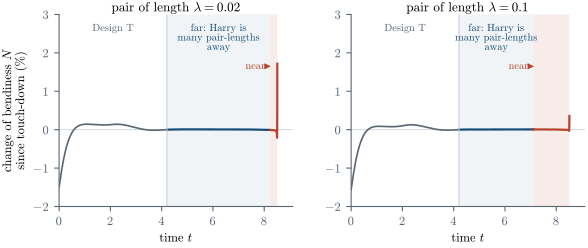

This figure's Python source:
"""Figure: the life of a pair of points on the front during the walk (v = 0.1, eps = 0.01).
For pairs (a, b) of angular label length lambda (arclength at touch-down about 1.1 lambda) the relative change
100 (N(t)/N(t_td) - 1) of the bendiness N = sqrt(2(l - c)) is plotted against time, with the phases 'far'
(gap g >= K_f lambda_u, K_f = 10, lambda_u = arclength of the pair at touch-down), 'near' (0 <= g < K_f lambda_u) and
'passed'.  Note: this run uses eps = 0.01, whereas fig_designT.py uses eps = 0.02.
Output: fig_timeline.pdf"""
import numpy as np
import snitchsim as s

plt = s.style()
v, eps = 0.1, 0.01
t1, a0 = s.design_T_data(v)
lams = [0.02, 0.1]
amid = a0 + 3.2
base_grid = 2 * np.pi * np.arange(9000) / 9000
pairs = []
extra = []
for lam in lams:
    pa, pb = amid, amid + lam
    pairs.append((pa % (2 * np.pi), pb % (2 * np.pi)))
    extra.append(np.linspace(pa, pb, 400) % (2 * np.pi))
alphas = np.concatenate([base_grid, [a0]] + extra)
o = s.simulate(v=v, eps=eps, alphas=alphas, dt=eps / 4, pair_labels=pairs, verbose=False)
rec = o["pairs"]
t = rec[:, 0]
base = rec[:, 1].astype(int)
al = o["alphas"]
# label coordinate u = arclength at touch-down
Xtd = o["X_td"]
u = np.concatenate([[0.0], np.cumsum(np.hypot(*np.diff(Xtd, axis=0).T))])
idx = []
for (pa, pb) in pairs:
    ia = int(np.argmin(np.abs(((al - pa + np.pi) % (2 * np.pi)) - np.pi)))
    ib = int(np.argmin(np.abs(((al - pb + np.pi) % (2 * np.pi)) - np.pi)))
    idx.append((ia, ib))
t_td = o["t_td"]
K_f = 10
fig, axs = plt.subplots(1, len(lams), figsize=(6.8, 2.5), sharey=False)
for k, (lam, (ia, ib), ax) in enumerate(zip(lams, idx, axs)):
    l = rec[:, 2 + 2 * k]
    c = rec[:, 3 + 2 * k]
    N = np.sqrt(np.maximum(2 * (l - c), 0))
    lam_u = u[ib] - u[ia]
    ok = (t >= t_td) & (base >= 0)
    g = np.where(ok, u[ia] - u[np.maximum(base, 0)], np.nan)
    far = ok & (g >= K_f * lam_u)
    near = ok & (g >= 0) & (g < K_f * lam_u)
    passed = ok & (g < 0)
    y0 = N[np.searchsorted(t, t_td)]
    y = 100 * (N / y0 - 1)
    pre = t <= t_td
    ax.plot(t[pre], y[pre], color=s.MUTED, lw=1.2)
    ax.plot(t[far], y[far], color=s.PRIMARY, lw=1.6)
    ax.plot(t[near], y[near], color=s.ACCENT, lw=1.6)
    tn0 = t[near].min()
    tn1 = t[near].max()
    ymax, ymin = 3.0, -2.0
    ax.axvspan(t[ok].min(), tn0, color=s.PRIMARY, alpha=0.06, lw=0)
    ax.axvspan(tn0, tn1, color=s.ACCENT, alpha=0.10, lw=0)
    ax.axvline(t_td, color=s.LIGHT, lw=0.8)
    ax.set_xlim(0, tn1 + 0.6)
    ax.set_ylim(ymin, ymax)
    ax.axhline(0, color=s.LIGHT, lw=0.6, zorder=0)
    ax.text(t_td / 2, ymax * 0.92, "Design T", ha="center", va="top", fontsize=7.5, color=s.MUTED)
    ax.text((t_td + tn0) / 2, ymax * 0.92, "far: Harry is\nmany pair-lengths\naway", ha="center", va="top",
            fontsize=7.5, color=s.PRIMARY)
    ax.text(tn0 - 0.2, ymax * 0.55, "near", ha="right", va="center", fontsize=7.5, color=s.ACCENT)
    ax.annotate("", xy=(tn0 + 0.02, ymax * 0.55), xytext=(tn0 - 0.18, ymax * 0.55),
                arrowprops=dict(arrowstyle="-|>", color=s.ACCENT, lw=0.6))
    ax.set_xlabel("time $t$")
    ax.set_title(f"pair of length $\\lambda = {lam:g}$", pad=2)
    for sp in ["top", "right"]:
        ax.spines[sp].set_visible(False)
    print(f"lam={lam}: rel change % at td {y[np.searchsorted(t, t_td)]:.4f}, at near start {y[near][0]:.4f},"
          f" at near end {y[near][-1]:.4f}; near phase [{tn0:.3f},{tn1:.3f}]")
axs[0].set_ylabel("change of bendiness $N$\nsince touch-down (%)")
fig.subplots_adjust(wspace=0.25)
fig.savefig("fig_timeline.pdf")
